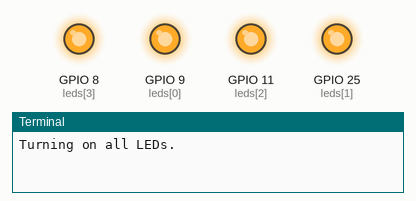
This program was run on a simulated Raspberry Pi (BCM pin numbers). Shown: output pins drawn as LEDs (lit = HIGH), the last lines printed to the terminal. At 6.0 s the program stops and its outputs stay as they are.

Above: at 0.1 s.
At 6.1 s:
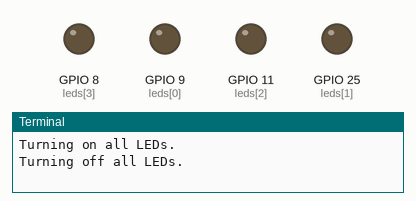
Timing chart, 0 to 7.5 s (numbered marks = the images above):
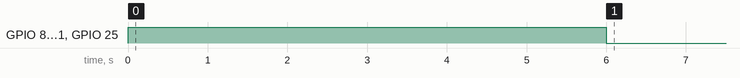

Measured:
- by itself, GPIO 8 (leds[3]), GPIO 9 (leds[0]), GPIO 11 (leds[2]), GPIO 25 (leds[1]): LOW → HIGH at 0.00 s, → LOW 6.0 s later

The program:

LEDtest.py
```python
from gpiozero import LED
from time import sleep

# Define all LED GPIO pins
led_pins = [9, 25, 11, 8]

# Create LED objects
leds = [LED(pin) for pin in led_pins]

print("Turning on all LEDs.")
for led in leds:
    led.on()

sleep(6)  # Keep them on for 6 seconds

print("Turning off all LEDs.")
for led in leds:
    led.off()
```
